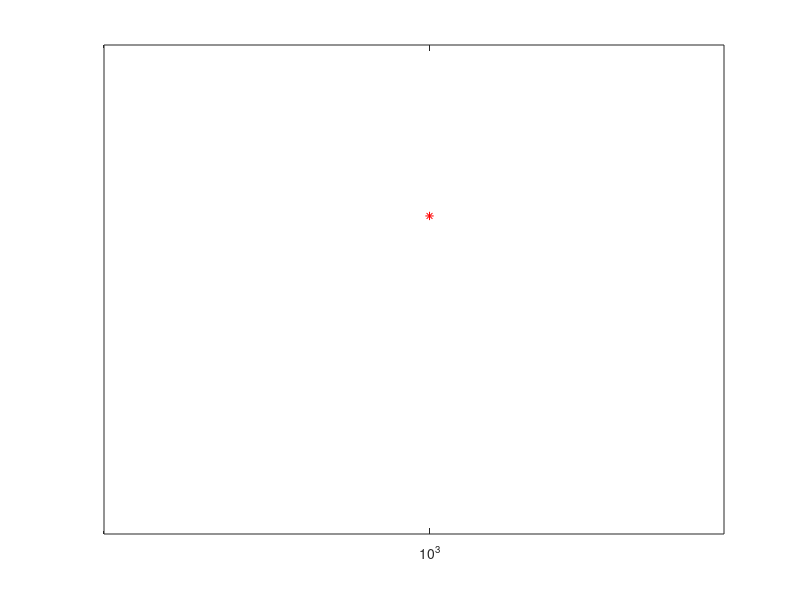

This chart was generated by the following MATLAB code:
% exercicio 3 -> parte 2.1

%alinea a)

N = 1e5;
n = 10;
t = 1000;

a = randi([1,t],N,n);

res = zeros(1,N);
for i = 1:N
    res(i) = length(unique(a(i,:)));
end

result = res == 10;
res = 1 - sum(result)/N;

fprintf("Resultado alinea a): %1.4f\n",res);



% alinea b)

loglog(t, res, 'r-*');
xticks(t);
yticks(0:100:1000);
xlim([0, t])



% alinea c)

